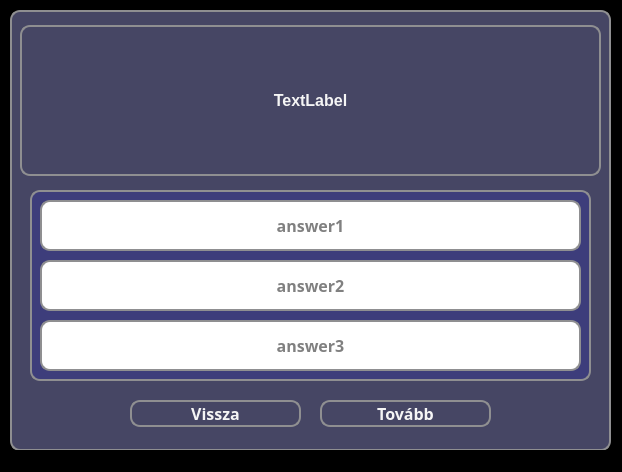
<?xml version="1.0" encoding="UTF-8"?>
<ui version="4.0">
 <class>learningGame</class>
 <widget class="QMainWindow" name="learningGame">
  <property name="geometry">
   <rect>
    <x>0</x>
    <y>0</y>
    <width>622</width>
    <height>472</height>
   </rect>
  </property>
  <property name="windowTitle">
   <string>Kvíz</string>
  </property>
  <property name="styleSheet">
   <string notr="true">* {
	background-color: black;
}</string>
  </property>
  <widget class="QWidget" name="centralwidget">
   <widget class="QWidget" name="widget" native="true">
    <property name="geometry">
     <rect>
      <x>10</x>
      <y>10</y>
      <width>601</width>
      <height>441</height>
     </rect>
    </property>
    <property name="styleSheet">
     <string notr="true">* {
	background-color: rgb(70, 70, 100);
    border: 2px solid #8f8f91;
    border-radius: 10px;
    color: white;
    font-size: 16px;
    font-weight: bold;
}</string>
    </property>
    <widget class="QWidget" name="widget_2" native="true">
     <property name="geometry">
      <rect>
       <x>20</x>
       <y>180</y>
       <width>561</width>
       <height>191</height>
      </rect>
     </property>
     <property name="styleSheet">
      <string notr="true">* {
	background-color: #3d3d7b;
	border: 2px solid #8f8f91;
	border-radius: 10px;
	color: white;
	font-size: 16px;
	font-weight: bold;
}</string>
     </property>
     <widget class="QPushButton" name="answer1Button">
      <property name="geometry">
       <rect>
        <x>10</x>
        <y>10</y>
        <width>541</width>
        <height>51</height>
       </rect>
      </property>
      <property name="font">
       <font>
        <family>Corbel</family>
        <pointsize>-1</pointsize>
        <bold>true</bold>
       </font>
      </property>
      <property name="styleSheet">
       <string notr="true">* {
	background-color: white;
	color: grey;
}

*:hover {
	background-color: rgb(120, 120, 220);
	color: white;
}</string>
      </property>
      <property name="text">
       <string>answer1</string>
      </property>
      <property name="checkable">
       <bool>true</bool>
      </property>
     </widget>
     <widget class="QPushButton" name="answer3Button">
      <property name="geometry">
       <rect>
        <x>10</x>
        <y>130</y>
        <width>541</width>
        <height>51</height>
       </rect>
      </property>
      <property name="font">
       <font>
        <family>Corbel</family>
        <pointsize>-1</pointsize>
        <bold>true</bold>
       </font>
      </property>
      <property name="styleSheet">
       <string notr="true">* {
	background-color: white;
	color: grey;
}

*:hover {
	background-color: rgb(120, 120, 220);
	color: white;
}</string>
      </property>
      <property name="text">
       <string>answer3</string>
      </property>
      <property name="checkable">
       <bool>true</bool>
      </property>
     </widget>
     <widget class="QPushButton" name="answer2Button">
      <property name="geometry">
       <rect>
        <x>10</x>
        <y>70</y>
        <width>541</width>
        <height>51</height>
       </rect>
      </property>
      <property name="font">
       <font>
        <family>Corbel</family>
        <pointsize>-1</pointsize>
        <bold>true</bold>
       </font>
      </property>
      <property name="styleSheet">
       <string notr="true">* {
	background-color: white;
	color: grey;
}

*:hover {
	background-color: rgb(120, 120, 220);
	color: white;
}</string>
      </property>
      <property name="text">
       <string>answer2</string>
      </property>
      <property name="checkable">
       <bool>true</bool>
      </property>
     </widget>
    </widget>
    <widget class="QPushButton" name="backButton">
     <property name="geometry">
      <rect>
       <x>120</x>
       <y>390</y>
       <width>171</width>
       <height>27</height>
      </rect>
     </property>
     <property name="font">
      <font>
       <family>Corbel</family>
       <pointsize>-1</pointsize>
       <bold>true</bold>
      </font>
     </property>
     <property name="styleSheet">
      <string notr="true">* {
	background-color: rgb(70, 70, 100);
	color: whitesmoke;
}

*:hover {
	background-color: rgb(120, 120, 220);
	color: white;
}</string>
     </property>
     <property name="text">
      <string>Vissza</string>
     </property>
    </widget>
    <widget class="QPushButton" name="nextButton">
     <property name="geometry">
      <rect>
       <x>310</x>
       <y>390</y>
       <width>171</width>
       <height>27</height>
      </rect>
     </property>
     <property name="font">
      <font>
       <family>Corbel</family>
       <pointsize>-1</pointsize>
       <bold>true</bold>
      </font>
     </property>
     <property name="styleSheet">
      <string notr="true">* {
	background-color: rgb(70, 70, 100);
	color: whitesmoke;
}

*:hover {
	background-color: rgb(120, 120, 220);
	color: white;
}</string>
     </property>
     <property name="text">
      <string>Tovább</string>
     </property>
    </widget>
    <widget class="QLabel" name="questionField">
     <property name="geometry">
      <rect>
       <x>10</x>
       <y>15</y>
       <width>581</width>
       <height>151</height>
      </rect>
     </property>
     <property name="styleSheet">
      <string notr="true">* {
	color: whitesmoke;
}</string>
     </property>
     <property name="text">
      <string>TextLabel</string>
     </property>
     <property name="alignment">
      <set>Qt::AlignCenter</set>
     </property>
    </widget>
   </widget>
  </widget>
  <widget class="QStatusBar" name="statusbar"/>
 </widget>
 <resources/>
 <connections/>
</ui>
